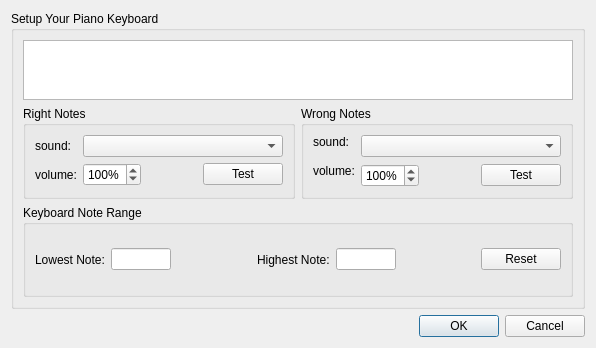
<ui version="4.0" >
 <class>GuiKeyboardSetupDialog</class>
 <widget class="QDialog" name="GuiKeyboardSetupDialog" >
  <property name="geometry" >
   <rect>
    <x>0</x>
    <y>0</y>
    <width>501</width>
    <height>348</height>
   </rect>
  </property>
  <property name="maximumSize" >
   <size>
    <width>501</width>
    <height>16777215</height>
   </size>
  </property>
  <property name="windowTitle" >
   <string>Dialog</string>
  </property>
  <layout class="QVBoxLayout" >
   <item>
    <widget class="QGroupBox" name="groupBox" >
     <property name="title" >
      <string>Setup Your Piano Keyboard</string>
     </property>
     <layout class="QVBoxLayout" >
      <item>
       <widget class="QTextEdit" name="keyboardInfoText" >
        <property name="sizePolicy" >
         <sizepolicy vsizetype="Minimum" hsizetype="MinimumExpanding" >
          <horstretch>0</horstretch>
          <verstretch>0</verstretch>
         </sizepolicy>
        </property>
        <property name="maximumSize" >
         <size>
          <width>16777215</width>
          <height>60</height>
         </size>
        </property>
        <property name="acceptDrops" >
         <bool>false</bool>
        </property>
        <property name="readOnly" >
         <bool>true</bool>
        </property>
       </widget>
      </item>
      <item>
       <layout class="QHBoxLayout" >
        <item>
         <widget class="QGroupBox" name="groupBox_3" >
          <property name="title" >
           <string>Right Notes</string>
          </property>
          <layout class="QHBoxLayout" >
           <item>
            <layout class="QGridLayout" >
             <item row="0" column="0" >
              <widget class="QLabel" name="label_4" >
               <property name="text" >
                <string>sound:</string>
               </property>
              </widget>
             </item>
             <item row="0" column="1" >
              <widget class="QComboBox" name="rightSoundCombo" >
               <property name="minimumSize" >
                <size>
                 <width>200</width>
                 <height>0</height>
                </size>
               </property>
              </widget>
             </item>
             <item row="1" column="0" >
              <widget class="QLabel" name="rightVolumeLabel" >
               <property name="text" >
                <string>volume:</string>
               </property>
              </widget>
             </item>
             <item row="1" column="1" >
              <layout class="QHBoxLayout" >
               <item>
                <widget class="QSpinBox" name="rightVolumeSpin" >
                 <property name="suffix" >
                  <string>%</string>
                 </property>
                 <property name="minimum" >
                  <number>1</number>
                 </property>
                 <property name="maximum" >
                  <number>200</number>
                 </property>
                 <property name="value" >
                  <number>100</number>
                 </property>
                </widget>
               </item>
               <item>
                <spacer>
                 <property name="orientation" >
                  <enum>Qt::Horizontal</enum>
                 </property>
                 <property name="sizeHint" >
                  <size>
                   <width>40</width>
                   <height>20</height>
                  </size>
                 </property>
                </spacer>
               </item>
               <item>
                <widget class="QPushButton" name="rightTestButton" >
                 <property name="text" >
                  <string>Test</string>
                 </property>
                </widget>
               </item>
              </layout>
             </item>
            </layout>
           </item>
          </layout>
         </widget>
        </item>
        <item>
         <widget class="QGroupBox" name="groupBox_2" >
          <property name="title" >
           <string>Wrong Notes</string>
          </property>
          <layout class="QHBoxLayout" >
           <item>
            <layout class="QGridLayout" >
             <item row="0" column="0" >
              <widget class="QLabel" name="label" >
               <property name="text" >
                <string>sound:</string>
               </property>
              </widget>
             </item>
             <item rowspan="2" row="0" column="1" >
              <widget class="QComboBox" name="wrongSoundCombo" >
               <property name="sizePolicy" >
                <sizepolicy vsizetype="Fixed" hsizetype="Fixed" >
                 <horstretch>0</horstretch>
                 <verstretch>0</verstretch>
                </sizepolicy>
               </property>
               <property name="minimumSize" >
                <size>
                 <width>200</width>
                 <height>0</height>
                </size>
               </property>
              </widget>
             </item>
             <item rowspan="2" row="1" column="0" >
              <widget class="QLabel" name="wrongVolumeLabel" >
               <property name="text" >
                <string>volume:</string>
               </property>
              </widget>
             </item>
             <item row="2" column="1" >
              <layout class="QHBoxLayout" >
               <item>
                <widget class="QSpinBox" name="wrongVolumeSpin" >
                 <property name="suffix" >
                  <string>%</string>
                 </property>
                 <property name="minimum" >
                  <number>1</number>
                 </property>
                 <property name="maximum" >
                  <number>200</number>
                 </property>
                 <property name="value" >
                  <number>100</number>
                 </property>
                </widget>
               </item>
               <item>
                <spacer>
                 <property name="orientation" >
                  <enum>Qt::Horizontal</enum>
                 </property>
                 <property name="sizeHint" >
                  <size>
                   <width>40</width>
                   <height>20</height>
                  </size>
                 </property>
                </spacer>
               </item>
               <item>
                <widget class="QPushButton" name="wrongTestButton" >
                 <property name="text" >
                  <string>Test</string>
                 </property>
                </widget>
               </item>
              </layout>
             </item>
            </layout>
           </item>
          </layout>
         </widget>
        </item>
       </layout>
      </item>
      <item>
       <widget class="QGroupBox" name="groupBox_4" >
        <property name="title" >
         <string>Keyboard Note Range</string>
        </property>
        <layout class="QHBoxLayout" >
         <item>
          <widget class="QLabel" name="label_6" >
           <property name="text" >
            <string>Lowest Note:</string>
           </property>
          </widget>
         </item>
         <item>
          <widget class="QLineEdit" name="lowestNoteEdit" >
           <property name="maximumSize" >
            <size>
             <width>60</width>
             <height>16777215</height>
            </size>
           </property>
           <property name="toolTip" >
            <string>The note number between 0 and 127</string>
           </property>
           <property name="inputMask" >
            <string>000; </string>
           </property>
          </widget>
         </item>
         <item>
          <spacer>
           <property name="orientation" >
            <enum>Qt::Horizontal</enum>
           </property>
           <property name="sizeHint" >
            <size>
             <width>40</width>
             <height>20</height>
            </size>
           </property>
          </spacer>
         </item>
         <item>
          <widget class="QLabel" name="label_7" >
           <property name="text" >
            <string>Highest Note:</string>
           </property>
          </widget>
         </item>
         <item>
          <widget class="QLineEdit" name="highestNoteEdit" >
           <property name="maximumSize" >
            <size>
             <width>60</width>
             <height>16777215</height>
            </size>
           </property>
           <property name="toolTip" >
            <string>The note number between 0 and 127</string>
           </property>
           <property name="inputMask" >
            <string>000; </string>
           </property>
          </widget>
         </item>
         <item>
          <spacer>
           <property name="orientation" >
            <enum>Qt::Horizontal</enum>
           </property>
           <property name="sizeHint" >
            <size>
             <width>40</width>
             <height>20</height>
            </size>
           </property>
          </spacer>
         </item>
         <item>
          <widget class="QPushButton" name="resetButton" >
           <property name="text" >
            <string>Reset</string>
           </property>
          </widget>
         </item>
        </layout>
       </widget>
      </item>
     </layout>
    </widget>
   </item>
   <item>
    <widget class="QDialogButtonBox" name="buttonBox" >
     <property name="orientation" >
      <enum>Qt::Horizontal</enum>
     </property>
     <property name="standardButtons" >
      <set>QDialogButtonBox::Cancel|QDialogButtonBox::NoButton|QDialogButtonBox::Ok</set>
     </property>
    </widget>
   </item>
  </layout>
 </widget>
 <resources/>
 <connections>
  <connection>
   <sender>buttonBox</sender>
   <signal>accepted()</signal>
   <receiver>GuiKeyboardSetupDialog</receiver>
   <slot>accept()</slot>
   <hints>
    <hint type="sourcelabel" >
     <x>248</x>
     <y>254</y>
    </hint>
    <hint type="destinationlabel" >
     <x>157</x>
     <y>274</y>
    </hint>
   </hints>
  </connection>
  <connection>
   <sender>buttonBox</sender>
   <signal>rejected()</signal>
   <receiver>GuiKeyboardSetupDialog</receiver>
   <slot>reject()</slot>
   <hints>
    <hint type="sourcelabel" >
     <x>316</x>
     <y>260</y>
    </hint>
    <hint type="destinationlabel" >
     <x>286</x>
     <y>274</y>
    </hint>
   </hints>
  </connection>
 </connections>
</ui>
